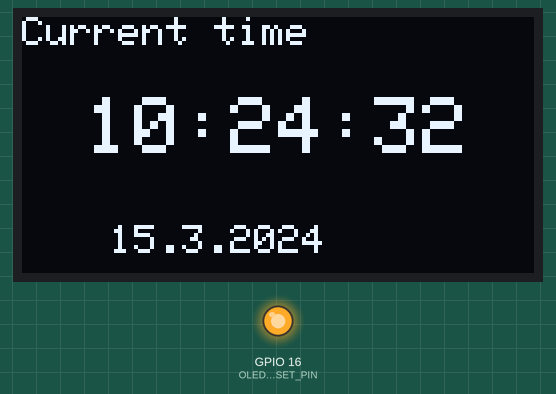
Recording of a sketch running on a simulated ESP32. On the bench: 128×64 one-colour display, output pins drawn as LEDs (lit = HIGH). WiFi joins after 1.5 s; servers stay silent unless stated; the local clock reads 2024-03-15 10:24:30 at power-on unless the sketch sets it; what the sketch prints to the serial monitor is not drawn.

Above: at 2.8 s.
At 6.8 s:
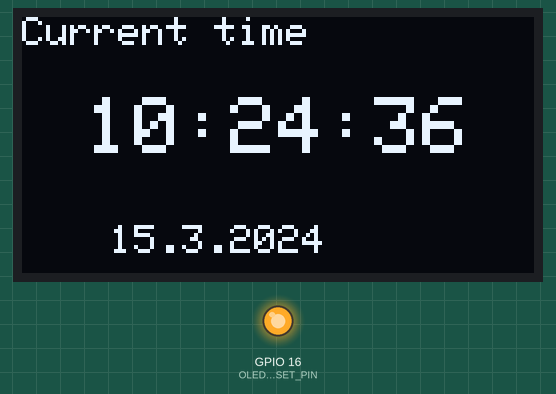
At 11.8 s:
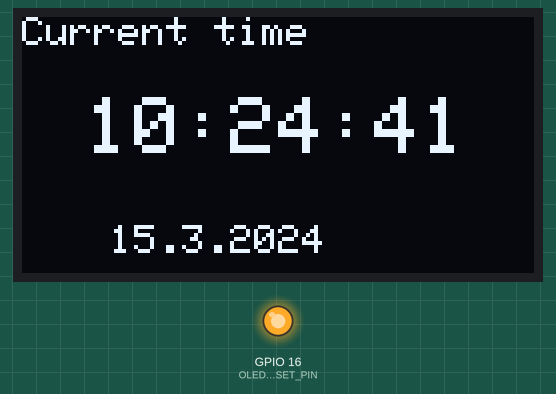
At 20.8 s:
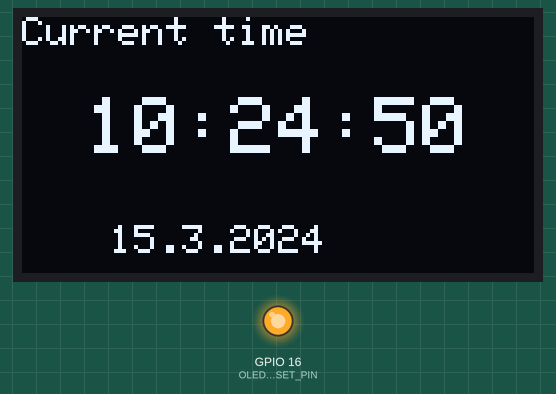
At 29.8 s:
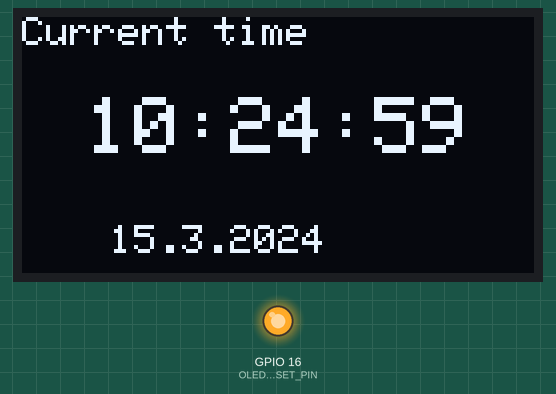
At 38.8 s:
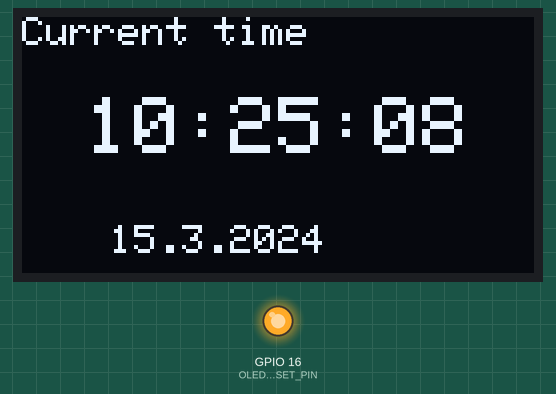

The sketch:

04_oled_ntp_time_test.ino
```cpp
#include <WiFi.h>
#include <time.h>
#include <Wire.h>
#include <Adafruit_GFX.h>
#include <Adafruit_SSD1306.h>

#if __has_include("wifi_secrets.h")
#include "wifi_secrets.h"
#else
#define WIFI_NAME_VALUE "CHANGE_ME"
#define WIFI_PASSWORD_VALUE "CHANGE_ME"
#endif

const char* WIFI_NAME = WIFI_NAME_VALUE;
const char* WIFI_PASSWORD = WIFI_PASSWORD_VALUE;

const unsigned long SERIAL_BAUDRATE = 115200;
const unsigned long ONE_SECOND_MS = 1000;
const unsigned long WIFI_TIMEOUT_MS = 20000;

const int OLED_WIDTH = 128;
const int OLED_HEIGHT = 64;
const int OLED_RESET_PIN = 16;
const int FIRST_OLED_ADDRESS = 0x3C;
const int SECOND_OLED_ADDRESS = 0x3D;

const int PIN_PAIR_COUNT = 4;
const int SDA_PINS[PIN_PAIR_COUNT] = {4, 21, 5, 17};
const int SCL_PINS[PIN_PAIR_COUNT] = {15, 22, 4, 5};

const char* TIME_ZONE = "CET-1CEST,M3.5.0,M10.5.0/3";
const char* NTP_SERVER = "pool.ntp.org";

unsigned long lastDisplayUpdateMs = 0;
int oledAddress = FIRST_OLED_ADDRESS;
int oledSdaPin = 4;
int oledSclPin = 15;
bool timeIsReady = false;

Adafruit_SSD1306 display(OLED_WIDTH, OLED_HEIGHT, &Wire, OLED_RESET_PIN);

void setup() {
  Serial.begin(SERIAL_BAUDRATE);
  delay(1000);

  // Zresetuj wyswietlacz OLED na plytce TTGO.
  pinMode(OLED_RESET_PIN, OUTPUT);
  digitalWrite(OLED_RESET_PIN, LOW);
  delay(20);
  digitalWrite(OLED_RESET_PIN, HIGH);

  Serial.println();
  Serial.println("OLED NTP time test started.");

  if (!initializeDisplay()) {
    while (true) {
      delay(1000);
    }
  }

  showMessage("Connecting", "to WiFi...");

  if (!connectToWiFi()) {
    showMessage("WiFi failed", "Check name/pass");

    while (true) {
      delay(1000);
    }
  }

  showMessage("Getting time", "from internet");
  timeIsReady = initializeTime();

  if (!timeIsReady) {
    showMessage("Time failed", "Try reset");

    while (true) {
      delay(1000);
    }
  }

  showCurrentTime();
}

void loop() {
  unsigned long currentMillis = millis();

  // Aktualizuj ekran raz na sekunde.
  if (currentMillis - lastDisplayUpdateMs >= ONE_SECOND_MS) {
    lastDisplayUpdateMs = currentMillis;
    showCurrentTime();
  }
}

bool initializeDisplay() {
  Serial.println("Searching for OLED display...");

  if (!findOledConnection()) {
    Serial.println("No OLED display was found on I2C.");
    return false;
  }

  Serial.print("OLED pins found. SDA=");
  Serial.print(oledSdaPin);
  Serial.print(" SCL=");
  Serial.println(oledSclPin);

  Serial.print("OLED address found: 0x");
  Serial.println(oledAddress, HEX);

  if (!display.begin(SSD1306_SWITCHCAPVCC, oledAddress)) {
    Serial.println("OLED library could not start the display.");
    return false;
  }

  display.clearDisplay();
  display.display();
  return true;
}

bool connectToWiFi() {
  Serial.print("Connecting to WiFi: ");
  Serial.println(WIFI_NAME);

  WiFi.mode(WIFI_STA);
  WiFi.begin(WIFI_NAME, WIFI_PASSWORD);

  unsigned long startTimeMs = millis();

  while (WiFi.status() != WL_CONNECTED) {
    if (millis() - startTimeMs > WIFI_TIMEOUT_MS) {
      Serial.println("WiFi connection timeout.");
      return false;
    }

    Serial.print(".");
    delay(500);
  }

  Serial.println();
  Serial.print("WiFi connected. IP address: ");
  Serial.println(WiFi.localIP());
  return true;
}

bool initializeTime() {
  // Ustaw polska strefe czasu razem z automatyczna zmiana czasu letniego.
  configTzTime(TIME_ZONE, NTP_SERVER);

  struct tm timeInfo;

  // Poczekaj maksymalnie 10 sekund na czas z internetu.
  if (!getLocalTime(&timeInfo, 10000)) {
    Serial.println("Could not get time from NTP server.");
    return false;
  }

  Serial.println("Time synchronized.");
  return true;
}

void showCurrentTime() {
  struct tm timeInfo;

  if (!getLocalTime(&timeInfo)) {
    Serial.println("Time is not available.");
    return;
  }

  display.clearDisplay();
  display.setTextColor(SSD1306_WHITE);

  display.setTextSize(1);
  display.setCursor(0, 0);
  display.println("Current time");

  display.setTextSize(2);
  display.setCursor(16, 20);
  printTwoDigits(timeInfo.tm_hour);
  display.print(":");
  printTwoDigits(timeInfo.tm_min);
  display.print(":");
  printTwoDigits(timeInfo.tm_sec);

  display.setTextSize(1);
  display.setCursor(22, 52);
  display.print(timeInfo.tm_mday);
  display.print(".");
  display.print(timeInfo.tm_mon + 1);
  display.print(".");
  display.print(timeInfo.tm_year + 1900);

  display.display();

  Serial.print("Current time: ");
  printTwoDigitsToSerial(timeInfo.tm_hour);
  Serial.print(":");
  printTwoDigitsToSerial(timeInfo.tm_min);
  Serial.print(":");
  printTwoDigitsToSerial(timeInfo.tm_sec);
  Serial.println();
}

void showMessage(const char* firstLine, const char* secondLine) {
  display.clearDisplay();
  display.setTextColor(SSD1306_WHITE);
  display.setTextSize(1);
  display.setCursor(0, 14);
  display.println(firstLine);
  display.setCursor(0, 34);
  display.println(secondLine);
  display.display();
}

bool findOledConnection() {
  for (int i = 0; i < PIN_PAIR_COUNT; i++) {
    oledSdaPin = SDA_PINS[i];
    oledSclPin = SCL_PINS[i];

    Serial.print("Checking pins SDA=");
    Serial.print(oledSdaPin);
    Serial.print(" SCL=");
    Serial.println(oledSclPin);

    Wire.end();
    Wire.begin(oledSdaPin, oledSclPin);
    delay(50);

    oledAddress = findOledAddress();

    if (oledAddress != 0) {
      return true;
    }
  }

  return false;
}

int findOledAddress() {
  if (isI2cDevicePresent(FIRST_OLED_ADDRESS)) {
    return FIRST_OLED_ADDRESS;
  }

  if (isI2cDevicePresent(SECOND_OLED_ADDRESS)) {
    return SECOND_OLED_ADDRESS;
  }

  return 0;
}

bool isI2cDevicePresent(int address) {
  Wire.beginTransmission(address);
  byte error = Wire.endTransmission();

  Serial.print("Check address 0x");
  Serial.print(address, HEX);
  Serial.print(": ");

  if (error == 0) {
    Serial.println("device found");
    return true;
  }

  Serial.println("no device");
  return false;
}

void printTwoDigits(int value) {
  if (value < 10) {
    display.print("0");
  }

  display.print(value);
}

void printTwoDigitsToSerial(int value) {
  if (value < 10) {
    Serial.print("0");
  }

  Serial.print(value);
}
```

Measured:
- what the display in image 0 shows lasts 1.0 s, from 2.7 s to 3.7 s
